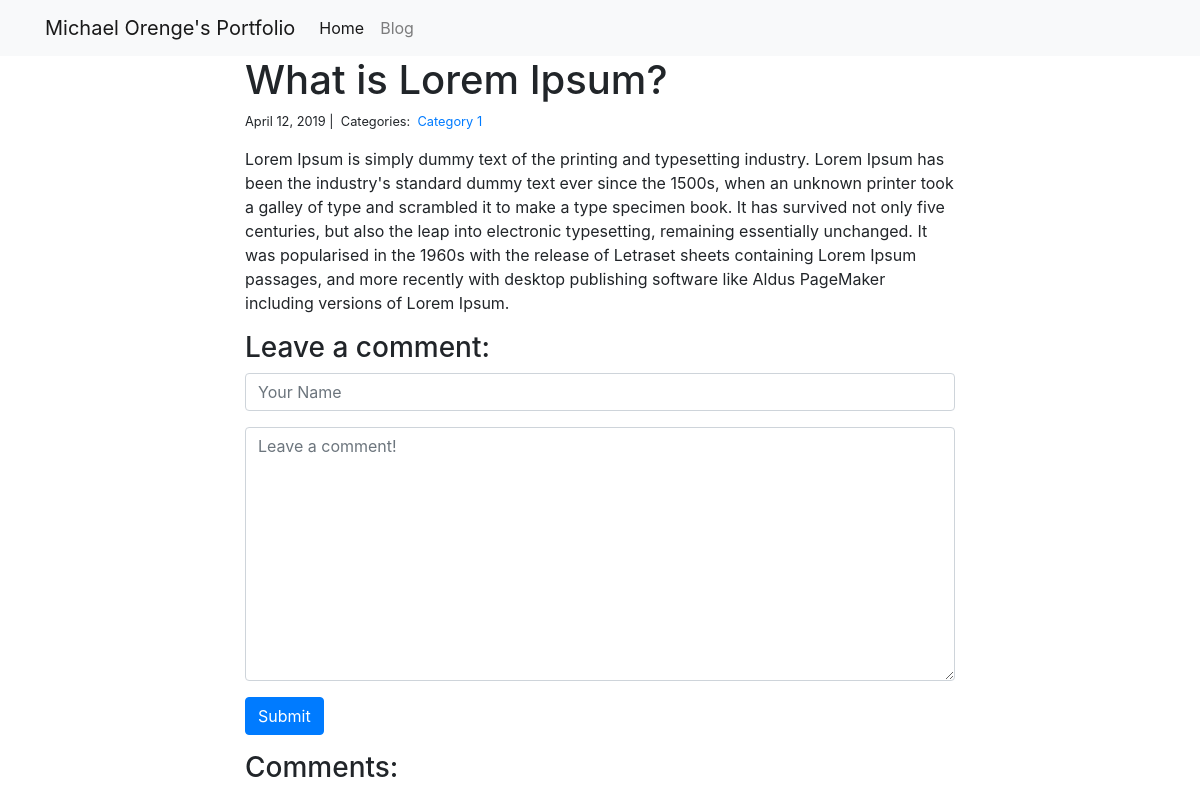
Page /blog/1/ on the committed database.
### blog/models.py (models this page shows)
class Post(models.Model):
    title = models.CharField(max_length=255)
    body = models.TextField()
    created_on = models.DateTimeField(auto_now_add=True)
    last_modified = models.DateTimeField(auto_now=True)
    categories = models.ManyToManyField('Category', related_name='posts')

class Category(models.Model):
    name = models.CharField(max_length=20)

### blog/views.py (the view, shortened to what this page needs)
# urls.py: path("<int:pk>/", views.blog_detail, name="blog_detail"),
def blog_detail(request, pk):
    post = Post.objects.get(pk=pk)
    comments = Comment.objects.filter(post=post)
    form = CommentForm()
    context = {"post": post, "comments": comments, "form": form}
    return render(request, "blog_detail.html", context)

### blog/forms.py
class CommentForm(forms.Form):
    author = forms.CharField(
        max_length=60,
        widget=forms.TextInput(attrs={
            "class": "form-control",
            "placeholder": "Your Name"
        })
    )
    body = forms.CharField(widget=forms.Textarea(
        attrs={
            "class": "form-control",
            "placeholder": "Leave a comment!"
        })
    )

### blog/templates/blog_detail.html (shortened to what this page needs)
{% extends "base.html" %}
{% block page_content %}
<div class="col-md-8 offset-md-2">
    <h1>{{ post.title }}</h1>
    <small>
        {{ post.created_on.date }} |&nbsp;
        Categories:&nbsp;
        {% for category in post.categories.all %}
        <a href="{% url 'blog_category' category.name %}">
            {{ category.name }}
        </a>&nbsp;
        {% endfor %}
    </small>
    <p>{{ post.body | linebreaks }}</p>
    <h3>Leave a comment:</h3>
    <form action="/blog/{{ post.pk }}/" method="post">
        <div class="form-group">
            {{ form.author }}
        </div>
        <div class="form-group">
            {{ form.body }}
        </div>
        <button type="submit" class="btn btn-primary">Submit</button>
    </form>
    <h3>Comments:</h3>
</div>
{% endblock %}

### personal_portfolio/templates/base.html (shortened to what this page needs)
<link rel="stylesheet" href="https://stackpath.bootstrapcdn.com/bootstrap/4.1.3/css/bootstrap.min.css">
<nav class="navbar navbar-expand-lg navbar-light bg-light">
    <div class="container">
        <a class="navbar-brand" href="{% url 'project_index' %}">Michael Orenge's Portfolio</a>
        <div class="collapse navbar-collapse" id="navbarSupportedContent">
          <ul class="navbar-nav mr-auto">
            <li class="nav-item active">
              <a class="nav-link" href="{% url 'project_index' %}">Home</a>
            </li>
            <li class="nav-item">
              <a class="nav-link" href="{% url 'blog_index' %}">Blog</a>
            </li>
          </ul>
        </div>
    </div>
</nav>
<div class="container">
    {% block page_content %}{% endblock %}
</div>

### rows in the picture
Post: title "What is Lorem Ipsum?", created_on "April 12, 2019", body "Lorem Ipsum is simply dummy text of the printing and typesetting industry. Lorem Ipsum has been the industry's standard dummy text ever since the 1500s, when an unknown printer took a galley of type and scrambled it to make a type specimen book. It has survived not only five centuries, but also the leap into electronic typesetting, remaining essentially unchanged. It was popularised in the 1960s with the release of Letraset sheets containing Lorem Ipsum passages, and more recently with desktop publishing software like Aldus PageMaker including versions of Lorem Ipsum."
Category: name "Category 1"
